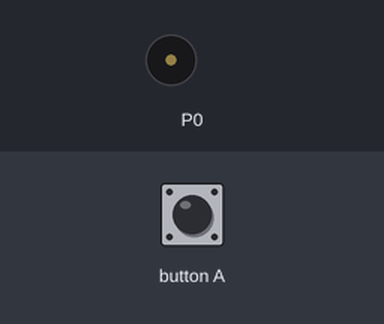
This program was run on a simulated BBC micro:bit (MakeCode). On the bench: buzzer (waves = sounding). The test bench sets the inputs (shaded band).

Above: at 1.2 s.
1.3 s: button A pressed for 0.15 s
At 1.8 s:
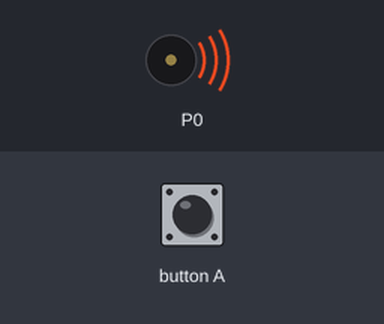
Timing chart, 0 to 10.4 s (numbered marks = the images above; inputs shaded):
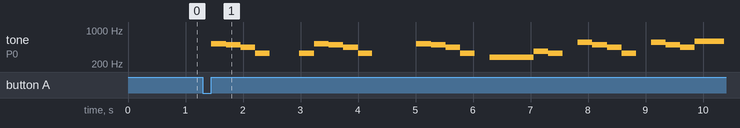

The program:

main.ts
```typescript
input.onButtonPressed(Button.A, function () {
    music.playTone(523, music.beat(BeatFraction.Half))
    music.playTone(494, music.beat(BeatFraction.Half))
    music.playTone(440, music.beat(BeatFraction.Half))
    music.playTone(330, music.beat(BeatFraction.Half))
    music.rest(music.beat(BeatFraction.Half))
    music.rest(music.beat(BeatFraction.Half))
    music.playTone(330, music.beat(BeatFraction.Half))
    music.playTone(523, music.beat(BeatFraction.Half))
    music.playTone(494, music.beat(BeatFraction.Half))
    music.playTone(440, music.beat(BeatFraction.Half))
    music.playTone(330, music.beat(BeatFraction.Half))
    music.rest(music.beat(BeatFraction.Half))
    music.rest(music.beat(BeatFraction.Whole))
    music.playTone(523, music.beat(BeatFraction.Half))
    music.playTone(494, music.beat(BeatFraction.Half))
    music.playTone(440, music.beat(BeatFraction.Half))
    music.playTone(330, music.beat(BeatFraction.Half))
    music.rest(music.beat(BeatFraction.Half))
    music.playTone(277, music.beat(BeatFraction.Half))
    music.playTone(277, music.beat(BeatFraction.Half))
    music.playTone(277, music.beat(BeatFraction.Half))
    music.playTone(370, music.beat(BeatFraction.Half))
    music.playTone(330, music.beat(BeatFraction.Half))
    music.rest(music.beat(BeatFraction.Half))
    music.playTone(554, music.beat(BeatFraction.Half))
    music.playTone(494, music.beat(BeatFraction.Half))
    music.playTone(440, music.beat(BeatFraction.Half))
    music.playTone(330, music.beat(BeatFraction.Half))
    music.rest(music.beat(BeatFraction.Half))
    music.playTone(554, music.beat(BeatFraction.Half))
    music.playTone(494, music.beat(BeatFraction.Half))
    music.playTone(440, music.beat(BeatFraction.Half))
    music.playTone(587, music.beat(BeatFraction.Half))
    music.playTone(587, music.beat(BeatFraction.Half))
    music.rest(music.beat(BeatFraction.Half))
    music.playTone(523, music.beat(BeatFraction.Half))
    music.playTone(440, music.beat(BeatFraction.Half))
    music.playTone(440, music.beat(BeatFraction.Half))
})
```

test.ts
```typescript
// 테스트는 여기로 이동합니다; 이 패키지가 확장으로 사용될 때 컴파일되지 않을 것 입니다.
```

Measured:
- after the input at 1.3 s, tone on P0: plays 523 Hz for 0.26 s, 494 Hz for 0.26 s, 440 Hz for 0.26 s, 330 Hz for 0.25 s, 330 Hz for 0.26 s, 523 Hz for 0.26 s … (24 notes in this stretch), starting after 0.15 s
